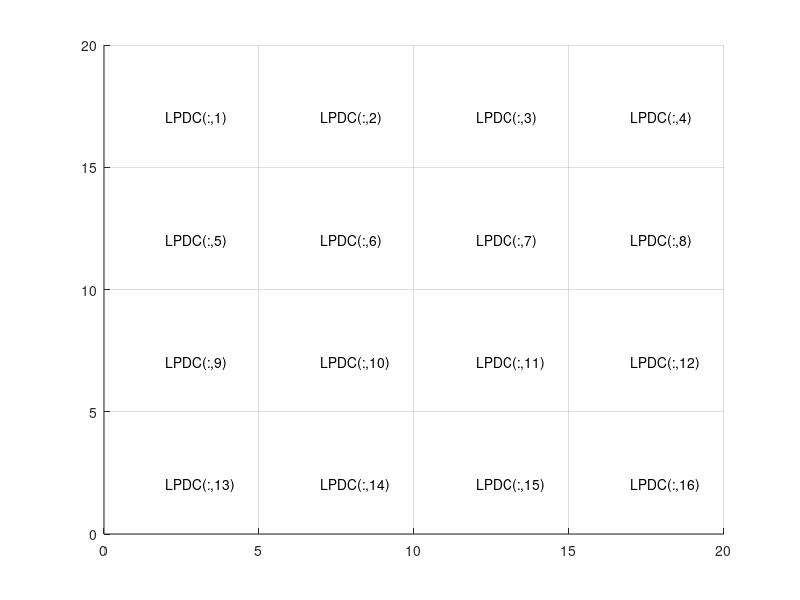

MATLAB code to generate this figure: (Note: this script raises an error after producing the figure.)
% Code to create TRAJECTORY For Straight Up and Down % For 2 Subjects %
% Warning: This code is only for Binary data with length = 4 bits, i.e.,
% 1101 or 1001 or 1011 and not for 110 or 11 or 111111, etc.
clc;clear all;close all;

addpath('C:\Users\student\Dropbox\DrBobHaoResearch\Codes\ProposalDefenseCodes\Codes_for_bNMF\MainFunctions\');

figure
gcf;
%%BinLength = 4;  % <>----- Length of the code on each floor

%%Case = 'FourByFour'; % Case 

SampleData = 5; 
SamplePlot = 35;% <>----- "After how many iterations do you want to plot"

Counter = 1; %????????? To stop the debugging mode if their is an Infinite Loop

WalkCount1 = 1; % Number of times Subject#1 bumps into the wall
WalkCount2 = 1; % Number of times Subject#2 bumps into the wall
StopSign = 5;  % <>----- "Important:: How many times you want the Target to bump at the end and take reverse turn"

carL = 1.2;
carW = 1.3;

% % ----- Initial assignment of the position of the subject ----- % %
s11 = [17,17,225];%[X,Y,Angle w.r.t X]   % <>-------- Enter the Starting Point for 1st subject
%computecarpoints1(s11(1),s11(2),s11(3),carL,carW);
hold on;
s22 = [2.5,17.5,-45];%[X,Y,Angle w.r.t X]  % <>-------- Enter the Starting Point for 2nd subject
%computecarpoints2(s22(1),s22(2),s22(3),carL,carW);

% % ----- Plot the layout dimensions  ----- % % 
set(gca,'XTick',[0:5:20])
set(gca,'YTick',[0:5:20])
xlim([0 20]);ylim([0 20]);grid on;hold on;

% ======================================================================= %
text(2.,2.,'LPDC(:,13)');text(7.,2.,'LPDC(:,14)');text(12.,2.,'LPDC(:,15)');text(17.,2.,'LPDC(:,16)');
text(2.,7.,'LPDC(:,9)');text(7.,7.,'LPDC(:,10)');text(12.,7.,'LPDC(:,11)');text(17.,7.,'LPDC(:,12)');
text(2.,12.,'LPDC(:,5)');text(7.,12.,'LPDC(:,6)');text(12.,12.,'LPDC(:,7)');text(17.,12.,'LPDC(:,8)');
text(2.,17.,'LPDC(:,1)');text(7.,17.,'LPDC(:,2)');text(12.,17.,'LPDC(:,3)');text(17.,17.,'LPDC(:,4)');
% ======================================================================= %

D1 = 10; % Length of each code
Blocks = 16;

load('LDPCmat03.mat');
%LPDCmat = LDPCmat03;%gen_ldpc(D1,Blocks);

% <> ------------------------------ <> -------------------------------- <>
it1 = 1;
dt = 0.1;
i = 0;
%%CodeRec11 = [''];
theta1  = 10;

while (s11(1) > 0.0000001 && s11(1) < 19.99995 && s11(2) > 0.000001 && s11(2) < 19.9999995)
    
    i = i + 1;
    
    % Calculate angle for Target 1 %
    % (1. Randomly select any theta value, 2. truncate (?dont know why this un-necessary 
    %  3. correct angle range - just in case if theta value > 360)
    theta1 = randperm(360);
    theta1 = theta1(1);    
    [theta1] = truncate(theta1);        
    theta1 = correct_angle_range(theta1);
    % theta decides the next coordinates for the truck's back end    
    
    % Below function calculates the equations for the three state (x,y,phi) of the car for given theta!
    ds1 = truckmod(s11,theta1);%      
    
    s11(1) = s11(1)+ds1(1)*dt;%s11(1) = s11(1)+ds1(1)*dt;  % at discrete time 0.2 units
    s11(2) = s11(2)+ds1(2)*dt;%s11(2) = s11(2)+ds1(2)*dt;
    s11(3) = s11(3);%+ds1(3)*dt;%s11(3) = s11(3)+ds1(3)*dt;
    %[theta]=truncate(theta);
    
    % % This is where the plotting part of the code comes % %
    if (rem(i,SampleData)==0) % Plot if 'ith' iteration and SamplePlt value have 1 e.g (rem(11,10) = 1)
        
        [X1,Y1,XCoG1,YCoG1] = computecarpoints001(s11(1), s11(2), s11(3),carL,carW,0);
        
        if(rem(i,SamplePlot)==0)
            [X1,Y1,XCoG1,YCoG1] = computecarpoints001(s11(1), s11(2), s11(3),carL,carW,1); % Compute the whole body component
        end
        
        try
        [Code1] = fEmitSingleBlockCode(XCoG1,YCoG1,LPDCmat);    % <>--------- "Sampling Rate == 10(SamplePlot) iterations"Get the corresponding Code Find the code for the CoG
        catch err
        end
        
        %%CodeRec11 = strcat(CodeRec11,Code1); % Concatenate the previous iteration code
        
        CodeRec1(it1,:) = Code1';    
        
        it1 = it1 + 1;
        
        % " Shouldn't the following Part be outside of this loop??"
        % <>-----<> Now check if the person is at the boundaries <>-----<>
        if(XCoG1 <= 1.5 || YCoG1 <= 1.5 ) % ......... (1) ......... %
            s11(3) = 45;%s11(3) = s11(3) - 270; % 270 = Turn Angle
            [X1,Y1,XCoG1,YCoG1] = computecarpoints001(s11(1), s11(2), s11(3),carL,carW,0);
            WalkCount1 = WalkCount1 + 1;
        elseif(XCoG1 >= 18.5 || YCoG1 >= 18.5 ) % ......... (2) ......... %
            s11(3) = 225;%s11(3) = s11(3) - 270;
            [X1,Y1,XCoG1,YCoG1] = computecarpoints001(s11(1), s11(2), s11(3),carL,carW,0);
            WalkCount1 = WalkCount1 + 1;
%         elseif(XCoG1 <= 2 || YCoG1 <= 2 ) % ......... (3) ......... %
%             s11(3) = s11(3) - 270;
%             [X1,Y1,XCoG1,YCoG1] = computecarpoints01(s11(1), s11(2), s11(3),'r',carL,carW,0);
%             WalkCount1 = WalkCount1 + 1;
        elseif(WalkCount1 > StopSign)
            break
        end
        
        %pause(0.02);
    end
end


% for i = 1 : 1 : length(CodeRec11)
%     CodeR11(i) = str2num(CodeRec11(i));
% end
% 



% %CodeR1 = str2num(CodeRec1)
% %CodeR1 = dec2bin(CodeR1)
% 
i = 0;
%CodeRec22 = [''];
theta2  = 10;
it2 = 1;
while (s22(1) > 0.0000001 && s22(1) < 19.99999995 && s22(2) > 0.0000001 && s22(2) < 19.9999995)
    i = i + 1;        
    % Calculate angle for Target 2 %
    theta2 = randperm(360);
    theta2 = theta2(1);    
    [theta2]=truncate(theta2);        
    theta2 = correct_angle_range(theta2);
    
    ds2=truckmod(s22,theta2);
    %[theta]=truncate(theta);
    s22(1)=s22(1)+ds2(1)*dt;  % at discrete time 0.2 units
    s22(2)=s22(2)+ds2(2)*dt;
    s22(3)=s22(3);%+ds2(3)*dt;
    
    if (rem(i,SampleData)==0)    
        
        [X2,Y2,XCoG2,YCoG2]=computecarpoints002(s22(1), s22(2), s22(3),carL,carW,0); 
        
        if(rem(i,SamplePlot)==0)
            [X2,Y2,XCoG2,YCoG2]=computecarpoints002(s22(1), s22(2), s22(3),carL,carW,1);  
        end
        
        try
            [Code2] = fEmitSingleBlockCode(XCoG2,YCoG2,LPDCmat);    % Find the code for the CoG
        catch err
        end
        %%CodeRec22 = strcat(CodeRec22,Code2);
        CodeRec2(it2,:) = Code2';
        it2 = it2 + 1;
        if(XCoG2 >= 18.5 || YCoG2 <= 2 )
            s22(3) = 135;
            [X2,Y2,XCoG2,YCoG2]=computecarpoints002(s22(1), s22(2), s22(3),carL,carW,0);
            WalkCount2 = WalkCount2 + 1;
        elseif(XCoG2 <= 2 || YCoG2 >= 18 )
            s22(3) = -45;
            [X2,Y2,XCoG2,YCoG2]=computecarpoints002(s22(1), s22(2), s22(3),carL,carW,0);
            WalkCount2 = WalkCount2 + 1;
%         elseif(XCoG2 <= 1 || YCoG2 <= 1 )
%             s22(3) = 0;
%             [X2,Y2,XCoG2,YCoG2]=computecarpoints01(s22(1), s22(2), s22(3),'c',carL,carW,0);
%             WalkCount2 = WalkCount2 + 1;
        elseif(WalkCount2 > StopSign)
            break
        end
            %[X2,Y2,XCoG2,YCoG2]=computecarpoints01(s22(1), s22(2), s22(3),'c',carL,carW,0);
        %pause(0.02);
    end
end
% % Try to fix the length of each code to same # of observations % %
Size1 = size(CodeRec1,1);
Size2 = size(CodeRec2,1);

temp1 = [Size1,Size2];
Index1 = find(temp1 == min(temp1));

if(Index1 == 1)
    CodeRec2 = CodeRec2(1:Size1,:);
elseif(Index1 == 2)
    CodeRec1 = CodeRec1(1:Size2,:);
end
% ----- ---- -----
% Now OR the two codes %
%V = CodeRec1';
V = CodeRec1'| CodeRec2';

% verbose = 1;
% [w,h] = fnmf(V,16,verbose)

[S1,S2] = size(V);
[S3,S4] = size(LPDCmat);

Winit = LPDCmat;  % Initialize the basis vector prior matrix
Hinit = rand(S4,S2); % Initialize the coefficient matrix 
tol = 0.00001; % 
maxiter = 500;
timelimit = 10000;

[W,H] = fnmf2_01(V,Winit,Hinit,tol,timelimit,maxiter);

Location1 = []; Location2 = [];
for i = 1 : 1 : size(H,2)
    temp1 = H(:,i); % get the ith column 
    temp2 = sort(temp1,'descend'); % sort it according to the descending order
    Sub1 = temp2(1); % Get its first element 
    Loc1 = find(Sub1 == temp1); % Check out in which row was it in
    Location1(1,i) = Loc1(1); % Consider that row as a particular location #
    Sub2 = temp2(2); % Get the element with second highest value
    Loc2 = find(Sub2 == temp1); % 
    Location2(1,i) = Loc2(1);
end

FontSize = 15.0;

figure(2);hold on;
nbins = Blocks;
xvalues = 1:nbins;
subplot(2,1,1);hist(Location1,xvalues);
H11 = findobj(gca,'Type','patch');set(H11,'FaceColor','w','EdgeColor','k')
title('Histogram of Location for Activity02','FontSize',FontSize);xlabel('Locations','FontSize',FontSize);

figure(2);hold on;
subplot(2,1,2);hist(Location2,xvalues);
H22 = findobj(gca,'Type','patch');set(H22,'FaceColor','w','EdgeColor','k')
xlabel('Locations','FontSize',FontSize);%title('Histogram for Location');

[Direction1] = fGetDirectnInfo(Location1);
[Direction2] = fGetDirectnInfo(Location2);

% figure(3);hold on;
% subplot(2,1,1);
% H001 = bar(Direction1,.2,'w');
% set(gca,'XTickLabel',{'North','N-East','East','S-East','South','S-West','West','N-West','North'});
% title('Different Direction Information','FontSize',FontSize)
% set(gca,'FontSize',FontSize)
% %%ylim([0 110])
% hold on;
% figure(3);hold on;
% subplot(2,1,2);
% H002 = bar(Direction2,.2,'w');
% set(gca,'XTickLabel',{'North','N-East','East','S-East','South','S-West','West','N-West','North'});
% title('Different Direction Information','FontSize',FontSize)
% set(gca,'FontSize',FontSize)
% %%ylim([0 110])
% hold on;


figure(3);hold on;
subplot(3,1,1);
H001 = bar(Direction1,.2,'w');
set(gca,'XTickLabel',{'North','N-East','East','S-East','South','S-West','West','N-West','North'});
title('Different Direction Information','FontSize',FontSize)
set(gca,'FontSize',FontSize)
%%ylim([0 110])
hold on;
figure(3);hold on;
subplot(3,1,2);
H002 = bar(Direction2,.2,'w');
set(gca,'XTickLabel',{'North','N-East','East','S-East','South','S-West','West','N-West','North'});
%title('Different Direction Information','FontSize',FontSize)
set(gca,'FontSize',FontSize)
%%ylim([0 110])
hold on;

Direction = Direction1 + Direction2
figure(3);hold on;
subplot(3,1,3);
H003 = bar(Direction,.2,'w');
set(gca,'XTickLabel',{'North','N-East','East','S-East','South','S-West','West','N-West','North'});
%title('Sum','FontSize',FontSize)
set(gca,'FontSize',FontSize)
hold on;

Hist1 = histc(Location1,1:Blocks)

Hist2 = histc(Location2,1:Blocks)








%clearvars -except V CodeRec1 CodeRec2 LPDCmat

%verbose = 1;
%[w,h] = fnmf(V,16,verbose);

% [S1,S2] = size(V);
% [S3,S4] = size(LPDCmat);
% 
% Winit = LPDCmat;
% Hinit = rand(S4,S2);
% tol = 0.00001;
% maxiter = 500;
% timelimit = 10000;
% 
% %[W,H] = fnmf2(V,Winit,Hinit,tol,timelimit,maxiter)
% VV = V;
% real_num = 1;
% base_num = 16;
% prior = 1;
% reg = 1;
% [context_prior,tracking_prediction] = BNMF_main(V,VV,base_num,real_num,prior,reg)




























